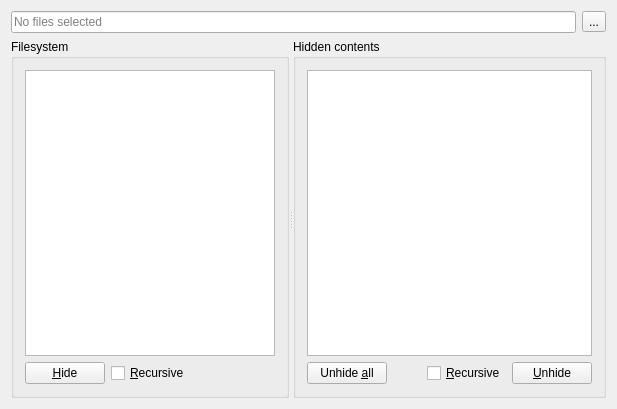
<?xml version="1.0" encoding="UTF-8"?>
<ui version="4.0">
 <class>MainWindow</class>
 <widget class="QMainWindow" name="MainWindow">
  <property name="geometry">
   <rect>
    <x>0</x>
    <y>0</y>
    <width>617</width>
    <height>409</height>
   </rect>
  </property>
  <property name="windowTitle">
   <string>Humble hider</string>
  </property>
  <widget class="QWidget" name="centralWidget">
   <layout class="QVBoxLayout" name="verticalLayout_3">
    <item>
     <layout class="QHBoxLayout" name="horizontalLayout_4">
      <item>
       <widget class="QLineEdit" name="path_display">
        <property name="enabled">
         <bool>true</bool>
        </property>
        <property name="placeholderText">
         <string>No files selected</string>
        </property>
       </widget>
      </item>
      <item>
       <widget class="QToolButton" name="select_file_button">
        <property name="text">
         <string>...</string>
        </property>
       </widget>
      </item>
     </layout>
    </item>
    <item>
     <widget class="QSplitter" name="splitter">
      <property name="orientation">
       <enum>Qt::Horizontal</enum>
      </property>
      <widget class="QGroupBox" name="groupBox_2">
       <property name="title">
        <string>Filesystem</string>
       </property>
       <layout class="QVBoxLayout" name="verticalLayout">
        <item>
         <widget class="QTreeView" name="fs_tree">
          <property name="sortingEnabled">
           <bool>true</bool>
          </property>
         </widget>
        </item>
        <item>
         <layout class="QHBoxLayout" name="horizontalLayout">
          <item>
           <widget class="QPushButton" name="hide_button">
            <property name="text">
             <string>&amp;Hide</string>
            </property>
           </widget>
          </item>
          <item>
           <widget class="QCheckBox" name="recursive_checkbox">
            <property name="text">
             <string>&amp;Recursive</string>
            </property>
           </widget>
          </item>
          <item>
           <spacer name="horizontalSpacer_2">
            <property name="orientation">
             <enum>Qt::Horizontal</enum>
            </property>
            <property name="sizeHint" stdset="0">
             <size>
              <width>40</width>
              <height>20</height>
             </size>
            </property>
           </spacer>
          </item>
         </layout>
        </item>
       </layout>
      </widget>
      <widget class="QGroupBox" name="groupBox">
       <property name="title">
        <string>Hidden contents</string>
       </property>
       <layout class="QVBoxLayout" name="verticalLayout_2">
        <item>
         <widget class="QTreeView" name="hidden_view">
          <attribute name="headerVisible">
           <bool>false</bool>
          </attribute>
         </widget>
        </item>
        <item>
         <layout class="QHBoxLayout" name="horizontalLayout_2">
          <item>
           <widget class="QPushButton" name="unhide_all_button">
            <property name="text">
             <string>Unhide &amp;all</string>
            </property>
           </widget>
          </item>
          <item>
           <spacer name="horizontalSpacer">
            <property name="orientation">
             <enum>Qt::Horizontal</enum>
            </property>
            <property name="sizeHint" stdset="0">
             <size>
              <width>40</width>
              <height>20</height>
             </size>
            </property>
           </spacer>
          </item>
          <item>
           <widget class="QCheckBox" name="recursive_unhide_checkbox">
            <property name="text">
             <string>&amp;Recursive</string>
            </property>
           </widget>
          </item>
          <item>
           <widget class="QPushButton" name="unhide_button">
            <property name="text">
             <string>&amp;Unhide</string>
            </property>
           </widget>
          </item>
         </layout>
        </item>
       </layout>
      </widget>
     </widget>
    </item>
   </layout>
  </widget>
 </widget>
 <layoutdefault spacing="6" margin="11"/>
 <tabstops>
  <tabstop>fs_tree</tabstop>
  <tabstop>recursive_checkbox</tabstop>
  <tabstop>hide_button</tabstop>
  <tabstop>path_display</tabstop>
  <tabstop>select_file_button</tabstop>
  <tabstop>hidden_view</tabstop>
  <tabstop>recursive_unhide_checkbox</tabstop>
  <tabstop>unhide_button</tabstop>
  <tabstop>unhide_all_button</tabstop>
 </tabstops>
 <resources/>
 <connections>
  <connection>
   <sender>path_display</sender>
   <signal>editingFinished()</signal>
   <receiver>MainWindow</receiver>
   <slot>manualPathEntered()</slot>
   <hints>
    <hint type="sourcelabel">
     <x>116</x>
     <y>80</y>
    </hint>
    <hint type="destinationlabel">
     <x>168</x>
     <y>31</y>
    </hint>
   </hints>
  </connection>
  <connection>
   <sender>select_file_button</sender>
   <signal>clicked()</signal>
   <receiver>MainWindow</receiver>
   <slot>selectVictimFile()</slot>
   <hints>
    <hint type="sourcelabel">
     <x>590</x>
     <y>78</y>
    </hint>
    <hint type="destinationlabel">
     <x>486</x>
     <y>19</y>
    </hint>
   </hints>
  </connection>
  <connection>
   <sender>hide_button</sender>
   <signal>clicked()</signal>
   <receiver>MainWindow</receiver>
   <slot>hideVictimFile()</slot>
   <hints>
    <hint type="sourcelabel">
     <x>87</x>
     <y>376</y>
    </hint>
    <hint type="destinationlabel">
     <x>254</x>
     <y>115</y>
    </hint>
   </hints>
  </connection>
  <connection>
   <sender>unhide_all_button</sender>
   <signal>clicked()</signal>
   <receiver>MainWindow</receiver>
   <slot>unhideAll()</slot>
   <hints>
    <hint type="sourcelabel">
     <x>374</x>
     <y>379</y>
    </hint>
    <hint type="destinationlabel">
     <x>401</x>
     <y>116</y>
    </hint>
   </hints>
  </connection>
  <connection>
   <sender>unhide_button</sender>
   <signal>clicked()</signal>
   <receiver>MainWindow</receiver>
   <slot>unhideSolacedFile()</slot>
   <hints>
    <hint type="sourcelabel">
     <x>524</x>
     <y>367</y>
    </hint>
    <hint type="destinationlabel">
     <x>500</x>
     <y>96</y>
    </hint>
   </hints>
  </connection>
 </connections>
 <slots>
  <slot>selectVictimFile()</slot>
  <slot>hideVictimFile()</slot>
  <slot>unhideSolacedFile()</slot>
  <slot>scrollFsTreeTo(QString)</slot>
  <slot>unhideAll()</slot>
  <slot>manualPathEntered()</slot>
 </slots>
</ui>
